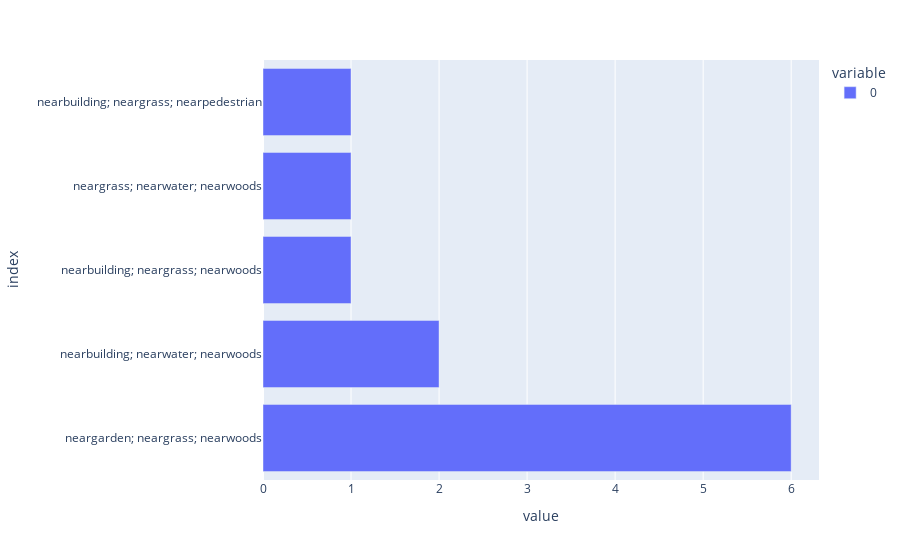

The notebook cell saved with this chart:
### Code cell
# count of unique combinations of three features
three_combo = px.bar(three.dot(three.columns + '; ').str.rstrip('; ').value_counts(), orientation='h')
three_combo.show()

### Figure 1 — Plotly figure (JSON) as saved in the notebook; plotly's stock layout.template omitted (floating-point values rounded to 4 significant figures)
{"data": [{"alignmentgroup": "True", "hovertemplate": "variable=0<br>value=%{x}<br>index=%{y}<extra></extra>", "legendgroup": "0", "marker": {"color": "#636efa", "pattern": {"shape": ""}}, "name": "0", "offsetgroup": "0", "orientation": "h", "showlegend": true, "textposition": "auto", "type": "bar", "x": [6, 2, 1, 1, 1], "xaxis": "x", "y": ["neargarden; neargrass; nearwoods", "nearbuilding; nearwater; nearwoods", "nearbuilding; neargrass; nearwoods", "neargrass; nearwater; nearwoods", "nearbuilding; neargrass; nearpedestrian"], "yaxis": "y"}], "layout": {"barmode": "relative", "legend": {"title": {"text": "variable"}, "tracegroupgap": 0}, "margin": {"t": 60}, "xaxis": {"anchor": "y", "domain": [0, 1], "title": {"text": "value"}}, "yaxis": {"anchor": "x", "domain": [0, 1], "title": {"text": "index"}}}}
